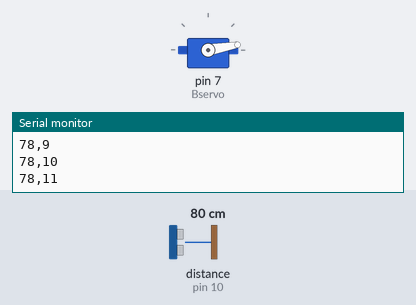
Bench run of a sketch on a simulated Arduino Uno, built with avr-gcc and run on an emulated ATmega328P. Shown: servo, the last lines printed to the serial monitor. Wiring (inferred from the names in the program): ultrasonic range finder: trigger pin 9; echo pin 10. Inputs (shaded band) come from the test bench; at power-on: distance to the obstacle (sensor on pin 10) 80 cm. The echo pulse lasts 58.3 µs per cm.

Above: at 1.2 s.
1.3 s: distance to the obstacle (sensor on pin 10) set to 2 cm
At 2.43 s:
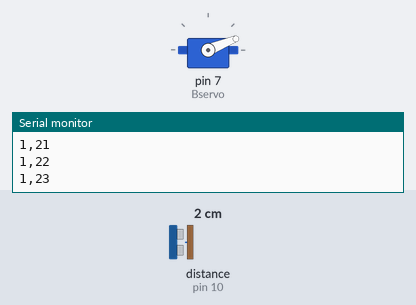
4.3 s: distance to the obstacle (sensor on pin 10) set to 250 cm
At 4.45 s:
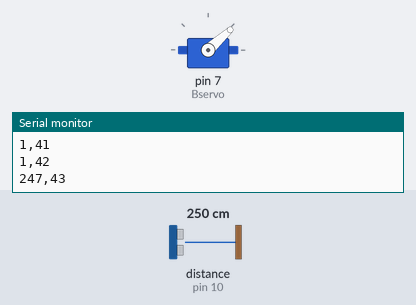
10.3 s: distance to the obstacle (sensor on pin 10) set to 4 cm
At 10.34 s:
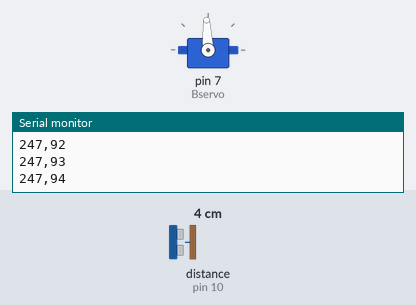
16.3 s: distance to the obstacle (sensor on pin 10) set to 299 cm
Timing chart, 0 to 23.3 s (numbered marks = the images above; inputs shaded):
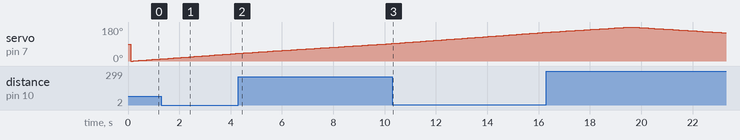

Measured:
- by itself, servo on pin 7 (Bservo): rises from 152° to 180° in 3.2 s, then falls to 149° in 3.7 s

The sketch:

Arduino_code.ino
```cpp
// SONAR : movement detection with ultrasonic sensor by issou : Arduino uno , servo motor , ultrason

#include <Servo.h>

const int TX = 9; //the TRIG pin
const int RX = 10; // the ECHO pin
Servo Bservo; // our base servo

int servoPos = 0; //first servo position
int BsDirec = 1; // for controlling base servo step and direction
unsigned long BsMoveT = 20; // base servo moving time , as a servo clock
unsigned long BsMoved = 0; // last move

long duration;
int distance;

void setup() {
 // put your setup code here, to run once:
  Bservo.attach(7);
  Serial.begin(9600);
  pinMode(TX, OUTPUT);
  pinMode(RX, INPUT);
}

void loop() {
  // put your main code here, to run repeatedly:

  //servo part
  if (millis() - BsMoved >= BsMoveT) {
    BsMoved = millis();
    Bservo.write(servoPos);
    servoPos += BsDirec; // add one degree
    if (servoPos >= 180 || servoPos <= 0) {
      BsDirec *= -1; // reverse direction
    }
  }

  //ultrason part
  digitalWrite(TX, LOW);
  delayMicroseconds(2);
  digitalWrite(TX, HIGH);
  delayMicroseconds(10);
  digitalWrite(TX, LOW);
  duration = pulseIn(RX, HIGH);
  distance = 0.034*duration / 2;

  //processing part
  Serial.print(distance);
  Serial.print(",");
  Serial.println(servoPos);

  delay(100);
}
```
